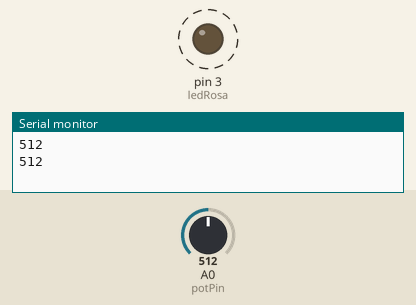
Bench run of a sketch on a simulated Arduino Uno, built with avr-gcc and run on an emulated ATmega328P. On the bench: output pins drawn as LEDs (lit = HIGH), the last lines printed to the serial monitor. Dashed ring = blinking. Inputs (shaded band) come from the test bench; at power-on: A0 (potPin) = 512.

Above: at 1.8 s.
1.9 s: A0 (potPin) set to 306
At 2.2 s:
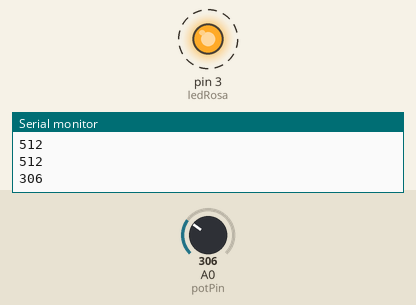
5.4 s: A0 (potPin) set to 122
At 5.56 s:
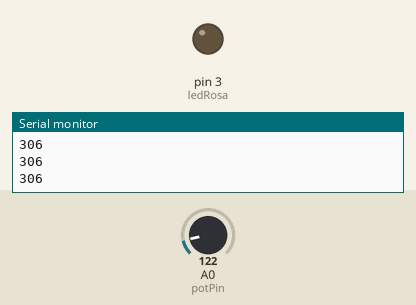
Timing chart, 0 to 14.9 s (numbered marks = the images above; inputs shaded):
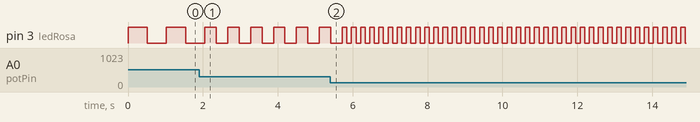

The sketch:

Basic_Flashing_Pot.ino
```cpp
/*
    Author: Luis Marquez
    Date: 2021/04/08
    Description:
        This code makes flashing a led with a potentiometer
*/

int ledRosa = 3;
int potPin = A0;
int potValue = 0;

void setup() {
    pinMode(ledRosa, OUTPUT);
    Serial.begin(9600);
}

void loop() {
    potValue = analogRead(potPin);
    Serial.println(potValue);
    digitalWrite(ledRosa, HIGH);
    delay(potValue);
    digitalWrite(ledRosa, LOW);
    delay(potValue);
}
```

Measured:
- after the input at 1.9 s, pin 3 (ledRosa): alternates HIGH for 0.31 s and LOW for 0.31 s, starting after 0.46 s
- by itself, pin 3 (ledRosa): alternates HIGH for 0.51 s and LOW for 0.51 s
